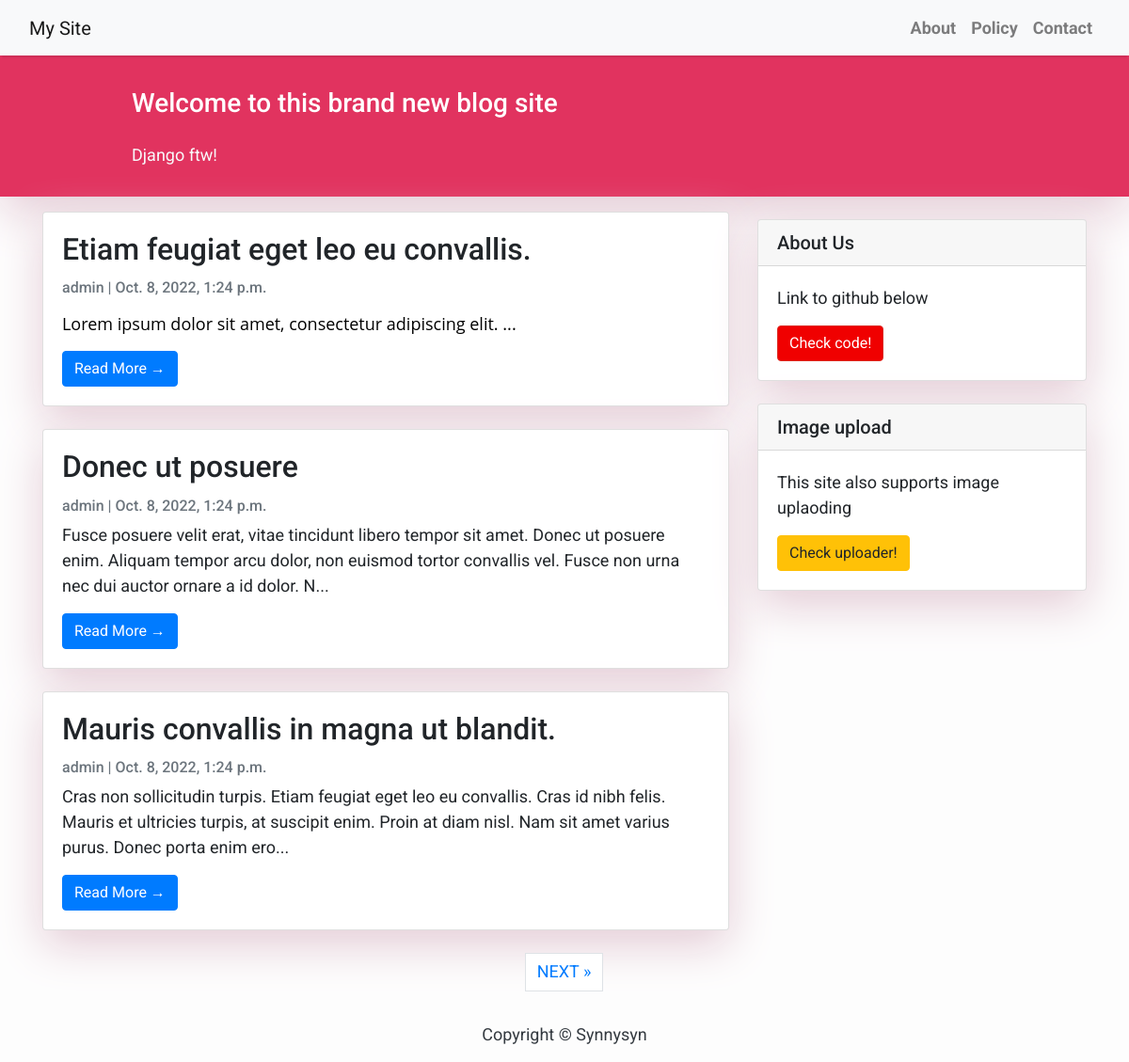
The page / on the database its author committed.
### blog/models.py (models this page shows, shortened)
class Post(models.Model):
    title = models.CharField(max_length=200, unique=True)
    slug = models.SlugField(max_length=200, unique=True)
    author = models.ForeignKey(User, on_delete= models.CASCADE,related_name='blog_posts')
    updated_on = models.DateTimeField(auto_now= True)
    content = models.TextField()
    created_on = models.DateTimeField(auto_now_add=True)
    status = models.IntegerField(choices=STATUS, default=0)
    class Meta:
        ordering = ['-created_on']

### blog/views.py (the view)
# urls.py: path('', views.PostList.as_view(), name='home'),
class PostList(generic.ListView):
    queryset = Post.objects.filter(status=1).order_by('-created_on')
    template_name = 'index.html'
    paginate_by = 3

### templates/index.html (shortened to what this page needs)
{% extends "base.html" %}
{% block content %}
<header class="masthead">
    <div class="container">
        <div class="row">
            <div class=" col-md-8 col-md-10 mx-auto">
                <div class="site-heading">
                    <h3 class=" site-heading my-4 mt-3 text-white"> Welcome to this brand new blog site </h3>
                    <p class="text-light">Django ftw! &nbsp
                    </p>
                </div>
            </div>
        </div>
    </div>
</header>
<div class="container">
    <div class="row">
        <div class="col-md-8 mt-3 left">
            {% for post in post_list %}
            <div class="card mb-4">
                <div class="card-body">
                    <h2 class="card-title">{{ post.title }}</h2>
                    <p class="card-text text-muted h6">{{ post.author }} | {{ post.created_on}} </p>
                    <p class="card-text">{{post.content|slice:":200"|safe }}...</p>
                    <a href="{% url 'post_detail' post.slug  %}" class="btn btn-primary">Read More &rarr;</a>
                </div>
            </div>
            {% endfor %}
        </div>
        {% block sidebar %} {% include 'sidebar.html' %} {% endblock sidebar %}
    </div>
</div>
{% if is_paginated %}
  <nav aria-label="Page navigation conatiner">
    <ul class="pagination justify-content-center">
        {% if page_obj.has_next %}
        <li><a href="?page={{ page_obj.next_page_number }}" class="page-link"> NEXT &raquo;</a></li>
        {% endif %}
      </ul>
  </nav>
{% endif %}
{%endblock%}

### static/css/base.css (style rules this page uses)
body { font-family: "Roboto", sans-serif; font-size: 18px; background-color: #fdfdfd; }
.masthead { background: #e1335f; height: auto; padding-bottom: 15px; box-shadow: 0 16px 48px #e4ccd6; padding-top: 10px; }
.card { box-shadow: 0 16px 48px #e4ccd6; }

### rows shown on the page
Post: title "Etiam feugiat eget leo eu convallis.", author "admin", created_on "Oct. 8, 2022, 1:24 p.m.", content "Lorem ipsum dolor sit amet, consectetur adipiscing elit."
Post: title "Donec ut posuere", author "admin", created_on "Oct. 8, 2022, 1:24 p.m.", content "Fusce posuere velit erat, vitae tincidunt libero tempor sit amet. Donec ut posuere enim. Aliquam tempor arcu dolor, non euismod tortor convallis vel. Fusce non urna nec dui auctor ornare a id dolor. N"
Post: title "Mauris convallis in magna ut blandit.", author "admin", created_on "Oct. 8, 2022, 1:24 p.m.", content "Cras non sollicitudin turpis. Etiam feugiat eget leo eu convallis. Cras id nibh felis. Mauris et ultricies turpis, at suscipit enim. Proin at diam nisl. Nam sit amet varius purus. Donec porta enim ero"
